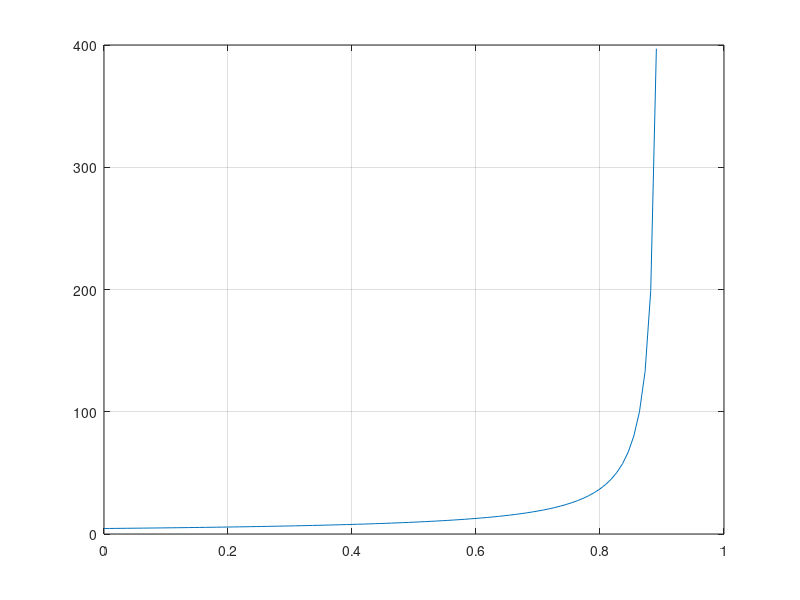

Write MATLAB code to recreate this figure.
close all;
clear;
figure

p = 0.1;

lamda = linspace(0, 0.9);

t = 0.9 ./ (1.8 - lamda) + 3.6 ./ (0.9 - lamda);

plot(lamda, t);

grid